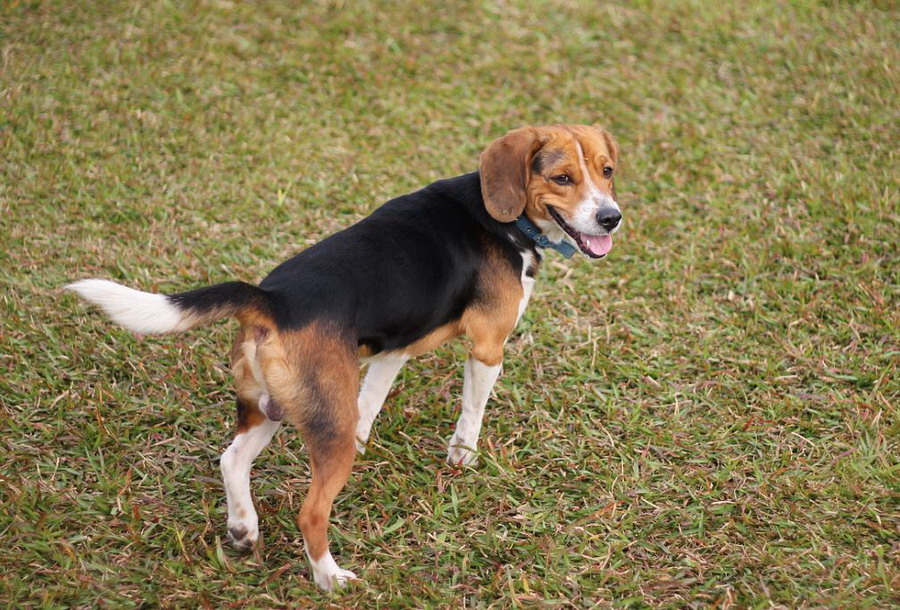
//> input picture samples/cpp/mao/1.jpg, 900 x 610 px
$ ./64_HoughLines   (built with g++ and OpenCV 4)
//> lines starting //> are read from the running program, lines starting //| are printed output that depends on the picture
#include <stdio.h>
#include <stdio.h>
//:read /home/peter/mao/64_HoughLines.cpp
//--------------------------------------【程序說明】-------------------------------------------
//		程序說明：《OpenCV3程式設計入門》OpenCV2版書本配套範例程序64
//		程序描述：霍夫線變換綜合範例
//		開發測試所用操作系統： Windows 7 64bit
//		開發測試所用IDE版本：Visual Studio 2010
//		開發測試所用OpenCV版本：	2.4.9
//		2014年06月 Created by @淺墨_毛星云
//		2014年11月 Revised by @淺墨_毛星云
//------------------------------------------------------------------------------------------------


//---------------------------------【頭文件、命名空間包含部分】----------------------------
//		描述：包含程序所使用的頭文件和命名空間
//------------------------------------------------------------------------------------------------
#include <opencv2/opencv.hpp>
#include <opencv2/highgui/highgui.hpp>
#include <opencv2/imgproc/imgproc.hpp>
using namespace std;
using namespace cv;


//-----------------------------------【全局變數宣告部分】--------------------------------------
//		描述：全局變數宣告
//-----------------------------------------------------------------------------------------------
Mat g_srcImage, g_dstImage,g_midImage;//原始圖、中間圖和效果圖
vector<Vec4i> g_lines;//定義一個矢量結構g_lines用于存放得到的線段矢量集合
//變數接收的TrackBar位置參數
int g_nthreshold=100;

//-----------------------------------【全局函數宣告部分】--------------------------------------
//		描述：全局函數宣告
//-----------------------------------------------------------------------------------------------

static void on_HoughLines(int, void*);//回調函數
static void ShowHelpText();


//-----------------------------------【main( )函數】--------------------------------------------
//		描述：控制臺應用程序的入口函數，我們的程序從這里開始
//-----------------------------------------------------------------------------------------------
int main( )
{
	//改變console字體顏色
	system("color 4F");

	ShowHelpText();

	//載入原始圖和Mat變數定義
	Mat g_srcImage = imread("/home/peter/opencv-2.4.11/samples/cpp/mao/1.jpg");  //專案目錄下應該有一張名為1.jpg的素材圖
//> g_srcImage is the input picture: 610 rows x 900 cols, CV_8UC3; mean B, G, R 80.2, 122.2, 136.2

	//顯示原始圖
	imshow("【原始圖】", g_srcImage);
	moveWindow("【原始圖】", 100,100 );

	//建立捲軸
	namedWindow("【效果圖】",1);
	createTrackbar("值", "【效果圖】",&g_nthreshold,200,on_HoughLines);

	//進行邊緣檢測和轉化為灰度圖
	Canny(g_srcImage, g_midImage, 50, 200, 3);//進行一次canny邊緣檢測
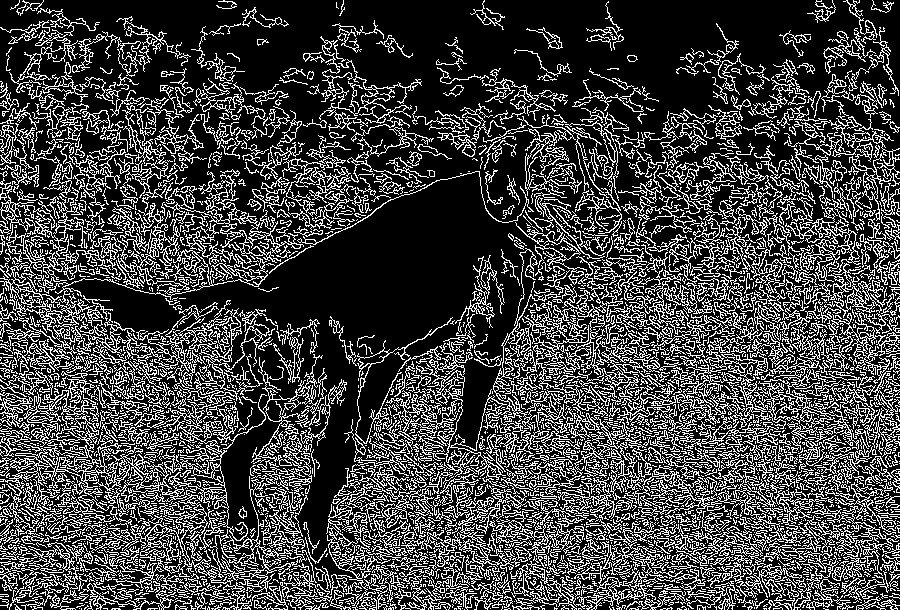
//> g_midImage: 610 rows x 900 cols, CV_8UC1; 26% white in thin lines or dots
	cvtColor(g_midImage,g_dstImage, CV_GRAY2BGR);//轉化邊緣檢測後的圖為灰度圖
//> g_dstImage: 610 rows x 900 cols, CV_8UC3; 26% white in thin lines or dots

	//使用一次回調函數，使用一次HoughLinesP函數
	on_HoughLines(g_nthreshold,0);
	HoughLinesP(g_midImage, g_lines, 1, CV_PI/180, 80, 50, 10 );

	//顯示效果圖
	imshow("【效果圖】", g_dstImage);
	moveWindow("【效果圖】", 1000,1000 );


	waitKey(0);

	return 0;

}


//-----------------------------------【on_HoughLines( )函數】--------------------------------
//		描述：【頂帽運算/黑帽運算】視窗的回調函數
//----------------------------------------------------------------------------------------------
static void on_HoughLines(int, void*)
{
	//定義局部變數儲存全局變數
	Mat dstImage=g_dstImage.clone();
	Mat midImage=g_midImage.clone();

	//使用HoughLinesP函數
	vector<Vec4i> mylines;
	HoughLinesP(midImage, mylines, 1, CV_PI/180, g_nthreshold+1, 50, 10 );
//> mylines = 1850 lines (x1, y1, x2, y2), first 8: [360, 608, 852, 116], [481, 189, 872, 580], [128, 333, 212, 364], [484, 410, 816, 551], [536, 498, 714, 504], [281, 409, 346, 384], [28, 524, 211, 533], [347, 480, 863, 608]

	//循環瀏覽繪製每一條線段
	for( size_t i = 0; i < mylines.size(); i++ )
	{
		Vec4i l = mylines[i];
		line( dstImage, Point(l[0], l[1]), Point(l[2], l[3]), Scalar(23,180,55), 1, CV_AA);
	}
//> this loop made 1850 passes
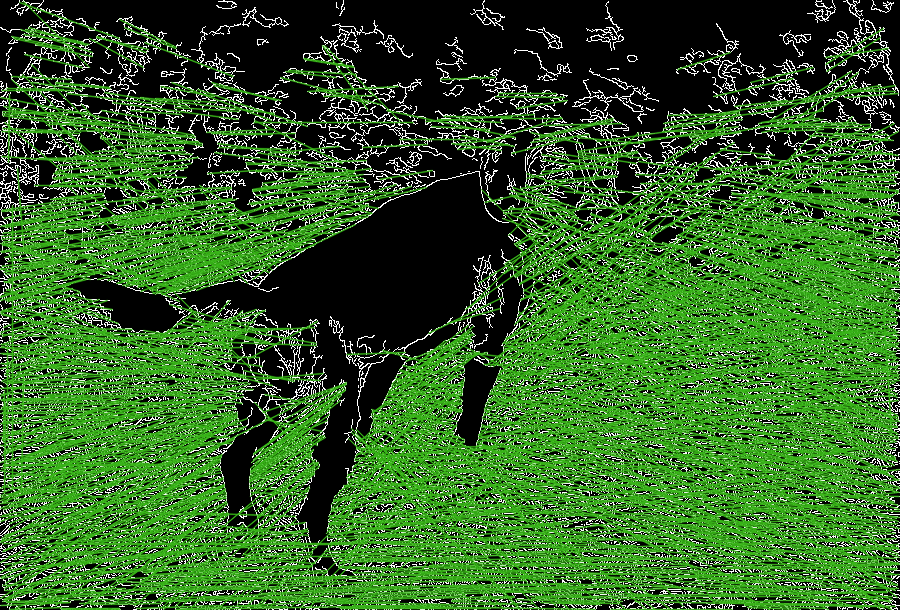
//> dstImage: 610 rows x 900 cols, CV_8UC3; mean B, G, R 38.9, 99.5, 51.3
//> in main, `HoughLinesP(g_midImage, g_lines, 1, CV_PI/180, 80, 50, 10 );`: g_lines = 1890 lines (x1, y1, x2, y2), first 8: [0, 506, 225, 490], [339, 568, 897, 568], [6, 536, 226, 501], [481, 189, 872, 580], [481, 422, 691, 467], [352, 519, 434, 507], [0, 574, 233, 542], [481, 425, 894, 374]
	//顯示圖像
	imshow("【效果圖】",dstImage);
}

//-----------------------------------【ShowHelpText( )函數】----------------------------------
//		描述：輸出一些說明訊息
//----------------------------------------------------------------------------------------------
static void ShowHelpText()
{
	//輸出歡迎訊息和OpenCV版本
	printf("\n\n\t\t\t非常感謝購買《OpenCV3程式設計入門》一書！\n");
	printf("\n\n\t\t\t此為本書OpenCV2版的第64個配套範例程序\n");
	printf("\n\n\t\t\t   現在使用的OpenCV版本為：" CV_VERSION );
	printf("\n\n  ----------------------------------------------------------------------------\n");

	//輸出一些說明訊息
	printf("\n\n\n\t請調整捲軸觀察圖像效果~\n\n");


}

$ run again, with samples/cpp/mao/2.jpg copied over samples/cpp/mao/1.jpg
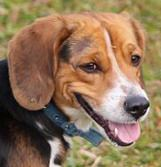
//> input picture samples/cpp/mao/2.jpg, 161 x 167 px
//> g_srcImage is the input picture: 167 rows x 161 cols, CV_8UC3; mean B, G, R 88.8, 116.6, 143.9
//> `Canny(g_srcImage, g_midImage, 50, 200, 3);`:
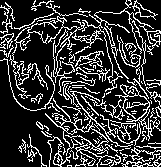
//> g_midImage: 167 rows x 161 cols, CV_8UC1; 21.3% white in thin lines or dots
//> g_dstImage: 167 rows x 161 cols, CV_8UC3; 21.3% white in thin lines or dots
//> mylines = empty
//> g_lines = 5 lines (x1, y1, x2, y2): [46, 72, 140, 166], [54, 69, 150, 165], [80, 85, 159, 164], [30, 24, 159, 153], [33, 4, 159, 130]
